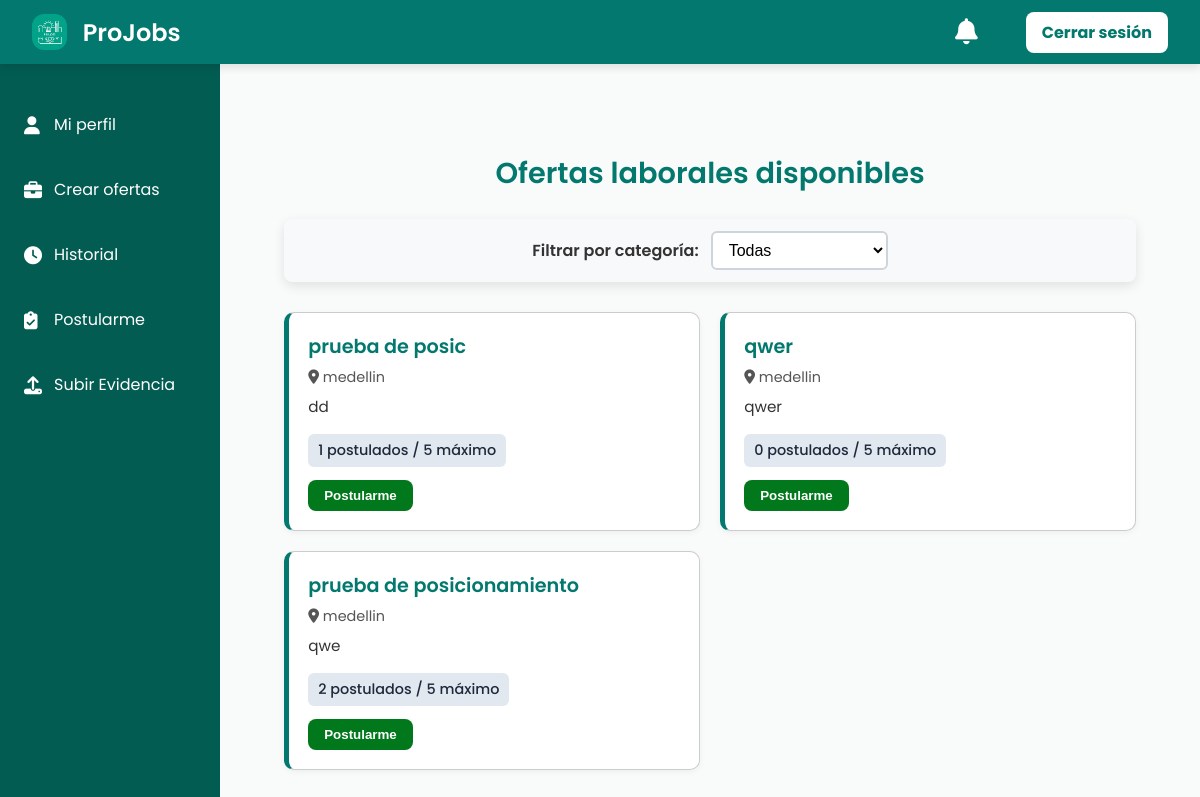
Page /lista_ofertas/ (signed in) on the earlier database version.
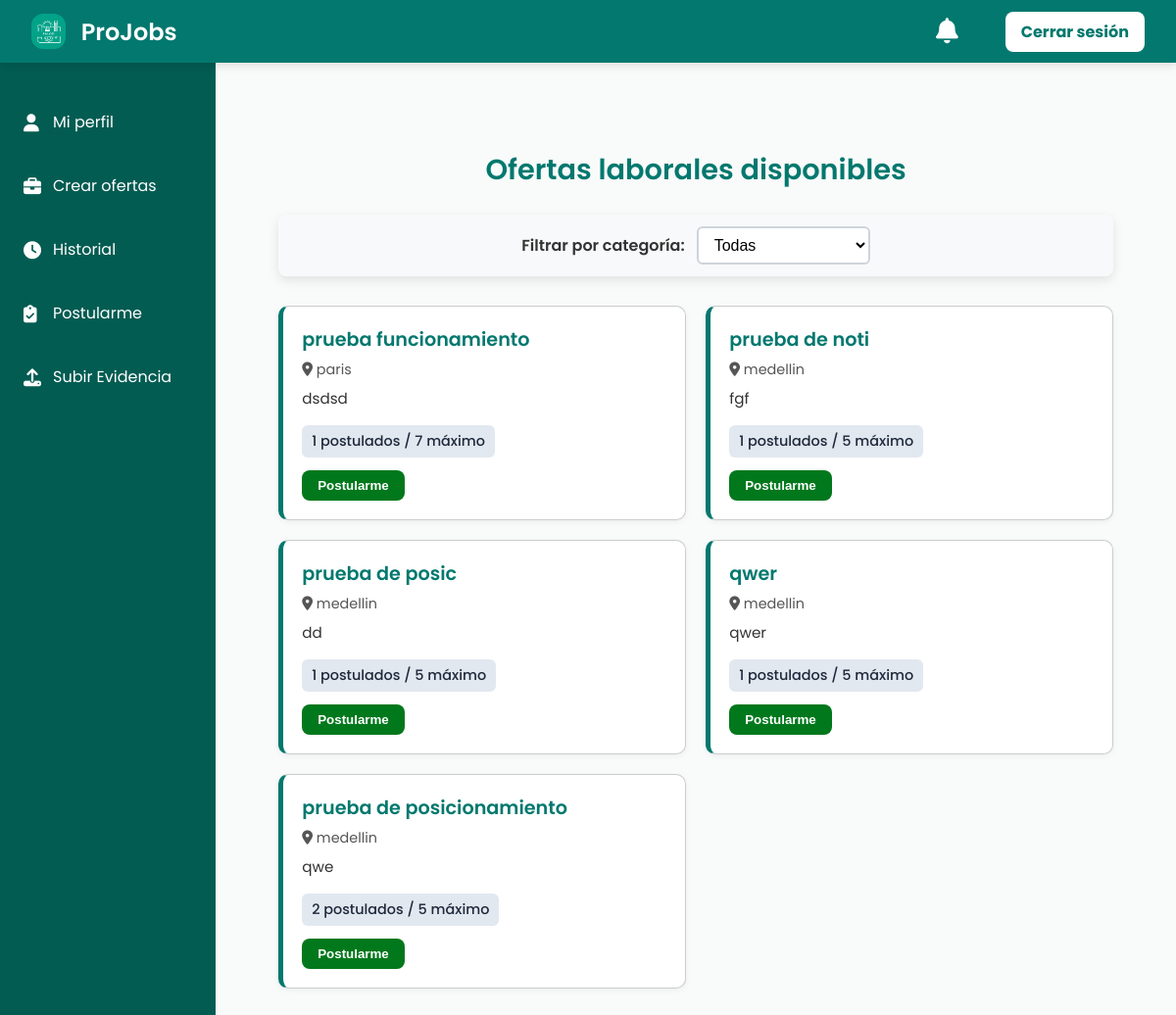
Same page on the later database version.
### projobs/models.py (models this page shows, shortened)
class OfertaLaboralIndependiente(models.Model):
    cliente = models.ForeignKey(Usuario, on_delete=models.CASCADE)
    titulo = models.CharField(max_length=100)
    descripcion = models.TextField()
    ubicacion = models.CharField(max_length=100)
    MODO_TRABAJO = [
        ('presencial', 'Presencial'),
        ('remoto', 'Remoto'),
        ('hibrido', 'Híbrido')
    ]
    modo_trabajo = models.CharField(max_length=20, choices=MODO_TRABAJO)
    rango_pago = models.CharField(max_length=50)
    fecha_limite = models.DateField()
    max_postulaciones = models.PositiveIntegerField(default=5)  # <-- AÑADE ESTO AQUÍ
    PROFESIONES = [
        ('Electricista', 'Electricista'),
        ('Diseñador Gráfico', 'Diseñador Gráfico'),
        ('Programador', 'Programador'),
        ('Plomero', 'Plomero'),
        ('Jardinero', 'Jardinero'),
        ('Otro', 'Otro'),
    ]
    categoria = models.CharField(max_length=50, choices=PROFESIONES)
    descripcion_profesion = models.CharField(max_length=100, blank=True)
    estado = models.CharField(max_length=20, default='abierta')
    fecha_publicacion = models.DateTimeField(auto_now_add=True)

### projobs/views.py (the view, shortened to what this page needs)
# urls.py: path('lista_ofertas/', views.lista_ofertas, name='lista_ofertas'),
def lista_ofertas(request):
    usuario = get_object_or_404(Usuario, id=request.session.get('usuario_id'))
    if usuario.rol != 3:
        messages.error(request, "Solo los trabajadores pueden ver las ofertas para postularse.")
        return redirect('perfilusuario')
    categoria = request.GET.get('categoria')
    ofertas = OfertaLaboralIndependiente.objects.exclude(cliente=usuario) \
        .filter(estado='abierta') \
        .annotate(num_postulaciones=Count('postulaciones'))
    if categoria:
        ofertas = ofertas.filter(categoria=categoria).order_by('-fecha_publicacion')
    else:
        ofertas = ofertas.order_by('-fecha_publicacion')[:5]
    return render(request, 'ofertas/lista_ofertas.html', {
        'usuario': usuario,
        'ofertas': ofertas,
        'categoria_seleccionada': categoria
    })

### projobs/templates/ofertas/lista_ofertas.html (shortened to what this page needs)
{% extends 'baseperfil.html' %}
{% load static %}
{% block extra_css %}
  <link rel="stylesheet" href="{% static 'css/style_postular_oferta.css' %}">
{% endblock %}
{% block content %}
<div class="ofertas-container">
  <h2>Ofertas laborales disponibles</h2>
  <form method="get" class="filtro-form">
    <label for="categoria">Filtrar por categoría:</label>
    <select name="categoria" id="categoria" onchange="this.form.submit()">
      <option value="">Todas</option>
    </select>
  </form>
  {% if ofertas %}
    <div class="contenedor-ofertas">
      {% for oferta in ofertas %}
        <div class="oferta-card {% if oferta.estado != 'abierta' %}cerrada{% endif %}">
          <div class="oferta-titulo">{{ oferta.titulo }}</div>
          <div class="oferta-ubicacion"><i class="fas fa-map-marker-alt"></i> {{ oferta.ubicacion }}</div>
          <div class="oferta-desc">{{ oferta.descripcion }}</div>
          <div class="oferta-contador">
            {{ oferta.num_postulaciones }} postulados / {{ oferta.max_postulaciones }} máximo
          </div>
          {% if oferta.estado == 'abierta' %}
            <form method="post">
              <button type="submit" class="postular-btn">Postularme</button>
            </form>
          {% else %}
            <div class="cerrada-label">Oferta cerrada</div>
          {% endif %}
        </div>
      {% endfor %}
    </div>
  {% else %}
    <p>No hay ofertas disponibles por el momento.</p>
  {% endif %}
</div>
{% endblock %}

Differences in the rows shown:
added OfertaLaboralIndependiente: titulo "prueba funcionamiento", ubicacion "paris", descripcion "dsdsd", num_postulaciones "1", max_postulaciones "7"
added OfertaLaboralIndependiente: titulo "prueba de noti", ubicacion "medellin", descripcion "fgf", num_postulaciones "1", max_postulaciones "5"
computed for OfertaLaboralIndependiente "qwer": num_postulaciones "0" → "1"
